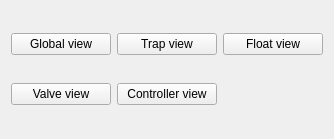
<?xml version="1.0" encoding="UTF-8"?>
<ui version="4.0">
 <class>Form_base3_ud</class>
 <widget class="QWidget" name="Form_base3_ud">
  <property name="geometry">
   <rect>
    <x>0</x>
    <y>0</y>
    <width>334</width>
    <height>139</height>
   </rect>
  </property>
  <property name="windowTitle">
   <string>Form</string>
  </property>
  <layout class="QGridLayout" name="gridLayout">
   <item row="0" column="0">
    <widget class="QPushButton" name="pushButton_vueensemble">
     <property name="text">
      <string>Global view</string>
     </property>
    </widget>
   </item>
   <item row="0" column="1">
    <widget class="QPushButton" name="pushButton_cuve">
     <property name="text">
      <string>Trap view</string>
     </property>
    </widget>
   </item>
   <item row="0" column="2">
    <widget class="QPushButton" name="pushButton_poires">
     <property name="text">
      <string>Float view</string>
     </property>
    </widget>
   </item>
   <item row="1" column="0">
    <widget class="QPushButton" name="pushButton_vanne">
     <property name="text">
      <string>Valve view</string>
     </property>
    </widget>
   </item>
   <item row="1" column="1">
    <widget class="QPushButton" name="pushButton_armoire">
     <property name="text">
      <string>Controller view</string>
     </property>
    </widget>
   </item>
  </layout>
 </widget>
 <resources/>
 <connections/>
</ui>
